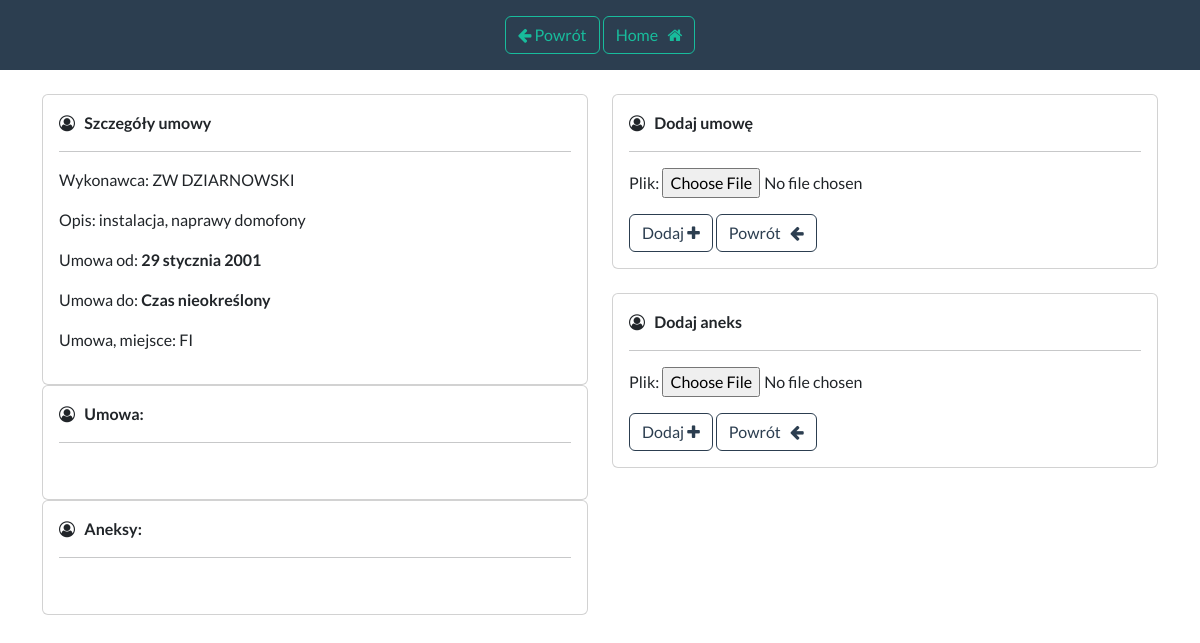
The page /umowy/details/35/ (signed in) on the database as committed earlier.
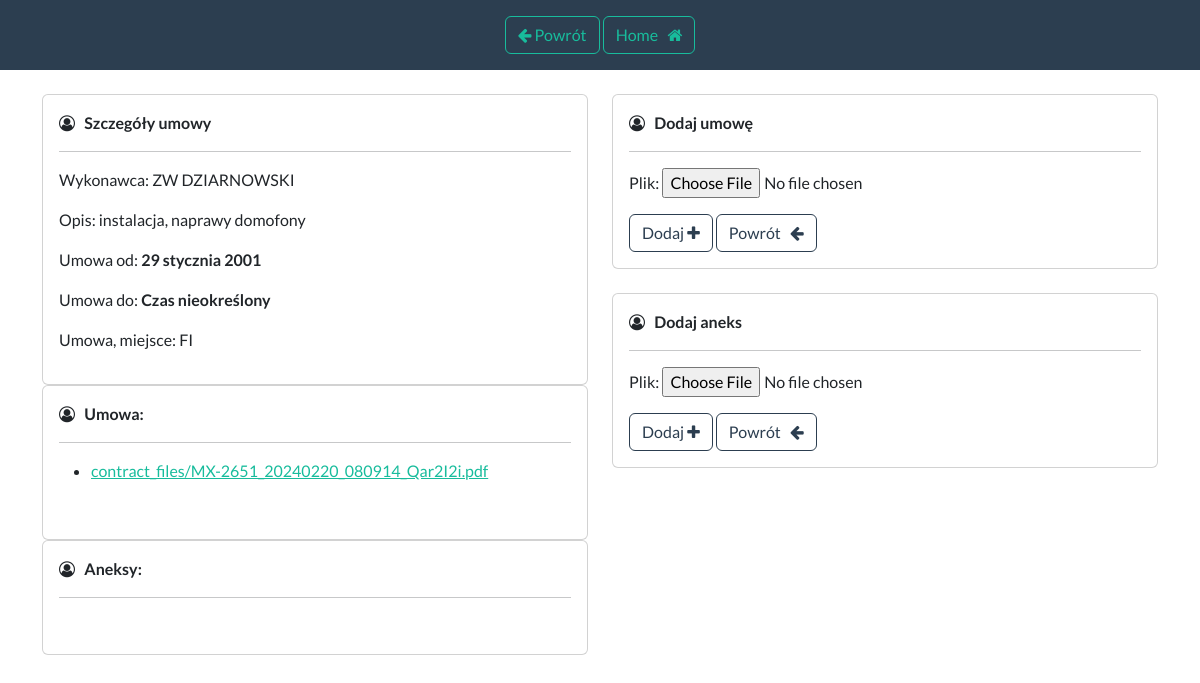
The same page on the database as committed later.
### umowy/models.py (models this page shows, shortened)
class ContractFile(models.Model):
    contract = models.ForeignKey(Contract, on_delete=models.CASCADE)
    file = models.FileField(upload_to='contract_files/')

### umowy/views.py (the view)
# urls.py: path('details/<int:contract_id>/', views.details_contract, name='details_contract'),
@login_required(login_url="login")
def details_contract(request, contract_id):
    contract = get_object_or_404(Contract, pk=contract_id)
    my_files = ContractFile.objects.filter(contract=contract)
    annex_files = ContractFileAnnex.objects.filter(contract=contract)
    if request.method == 'POST':
        form = ContractFileForm(request.POST, request.FILES)
        annex_form = ContractFileFormAnnex(request.POST, request.FILES)
        if form.is_valid():
            instance = form.save(commit=False)
            instance.contract = contract
            instance.save()
            return redirect('details_contract', contract_id=contract_id)
        elif annex_form.is_valid():
            instance_annex = annex_form.save(commit=False)
            instance_annex.contract = contract
            instance_annex.save()
            return redirect('details_contract', contract_id=contract_id)
    else:
        form = ContractFileForm()
        annex_form = ContractFileFormAnnex()
    return render(request, 'details-contract.html',
                  {'contract': contract, 'form': form, 'annex_form': annex_form, 'my_files': my_files, 'annex_files': annex_files})

### umowy/forms.py (shortened to what this page needs)
class ContractFileForm(forms.ModelForm):
    class Meta:
        model = ContractFile
        fields = ['file']
        labels = {'file': 'Plik'}

class ContractFileFormAnnex(forms.ModelForm):
    class Meta:
        model = ContractFileAnnex
        fields = ['file_annex']
        labels = {'file_annex': 'Plik'}

### umowy/templates/details-contract.html (shortened to what this page needs)
{% extends 'base-contract-detail.html' %}
{% load static %}
{% block content %}
    <div class="row">
        <div class="col-sm-6 mb-3 mb-sm-0">
            <div class="card">
                <div class="card-body">
                    <i class="fa fa-user-circle-o" aria-hidden="true"></i> &nbsp;
                    <strong>Szczegóły umowy</strong>
                    <hr>
                    <p>Wykonawca: {{ contract.contractor.name }}</p>
                    <p>Opis: {{ contract.description }}</p>
                    <p>Umowa od: <b>{{ contract.start_date }}</b></p>
                    <p>Umowa do: {% if contract.end_date == None %}
                        <b>Czas nieokreślony</b>
                    {% else %}
                        <b>{{ contract.end_date }}</b>
                    {% endif %}</p>
                    <p>Umowa, miejsce: {{ contract.place }}</p>
                </div>
            </div>
            <div class="card">
                <div class="card-body">
                    <i class="fa fa-user-circle-o" aria-hidden="true"></i> &nbsp;
                    <strong>Umowa:</strong>
                    <hr>
                    <ul>
                        {% for file in my_files %}
                            <li><a href="{{ file.file.url }}" target="_blank">{{ file.file.name }}</a></li>
                        {% endfor %}
                    </ul>
                    <br>
                </div>
            </div>
            <div class="card">
                <div class="card-body">
                    <i class="fa fa-user-circle-o" aria-hidden="true"></i> &nbsp;
                    <strong>Aneksy:</strong>
                    <hr>
                    <br>
                </div>
            </div>
        </div>
        <div class="col-sm-6 mb-3 mb-sm-0">
            <div class="card">
                <div class="card-body">
                    <i class="fa fa-user-circle-o" aria-hidden="true"></i> &nbsp;
                    <strong>Dodaj umowę</strong>
                    <hr>
                    <form method="post" enctype="multipart/form-data">
                        {{ form.as_p }}
                        <button class="btn btn-outline-primary" type="submit">Dodaj <i class="fa fa-plus"></i></button>
                        <a href="{% url 'dashboard_contracts' %}" class="btn btn-outline-primary"> Powrót &nbsp; <i
                                class="fa fa-arrow-left"></i> </a>
                    </form>
                </div>
            </div>
            <br>
            <div class="card">
                <div class="card-body">
                    <i class="fa fa-user-circle-o" aria-hidden="true"></i> &nbsp;
                    <strong>Dodaj aneks</strong>
                    <hr>
                    <form method="post" enctype="multipart/form-data">
                        {{ annex_form.as_p }}
                        <button class="btn btn-outline-primary" type="submit">Dodaj <i class="fa fa-plus"></i></button>
                        <a href="{% url 'dashboard_contracts' %}" class="btn btn-outline-primary"> Powrót &nbsp; <i
                                class="fa fa-arrow-left"></i> </a>
                    </form>
                </div>
            </div>
        </div>
    </div>
{% endblock %}

Rows that differ between the two databases and show on the page:
added ContractFile: file.name "contract_files/MX-2651_20240220_080914_Qar2I2i.pdf"
